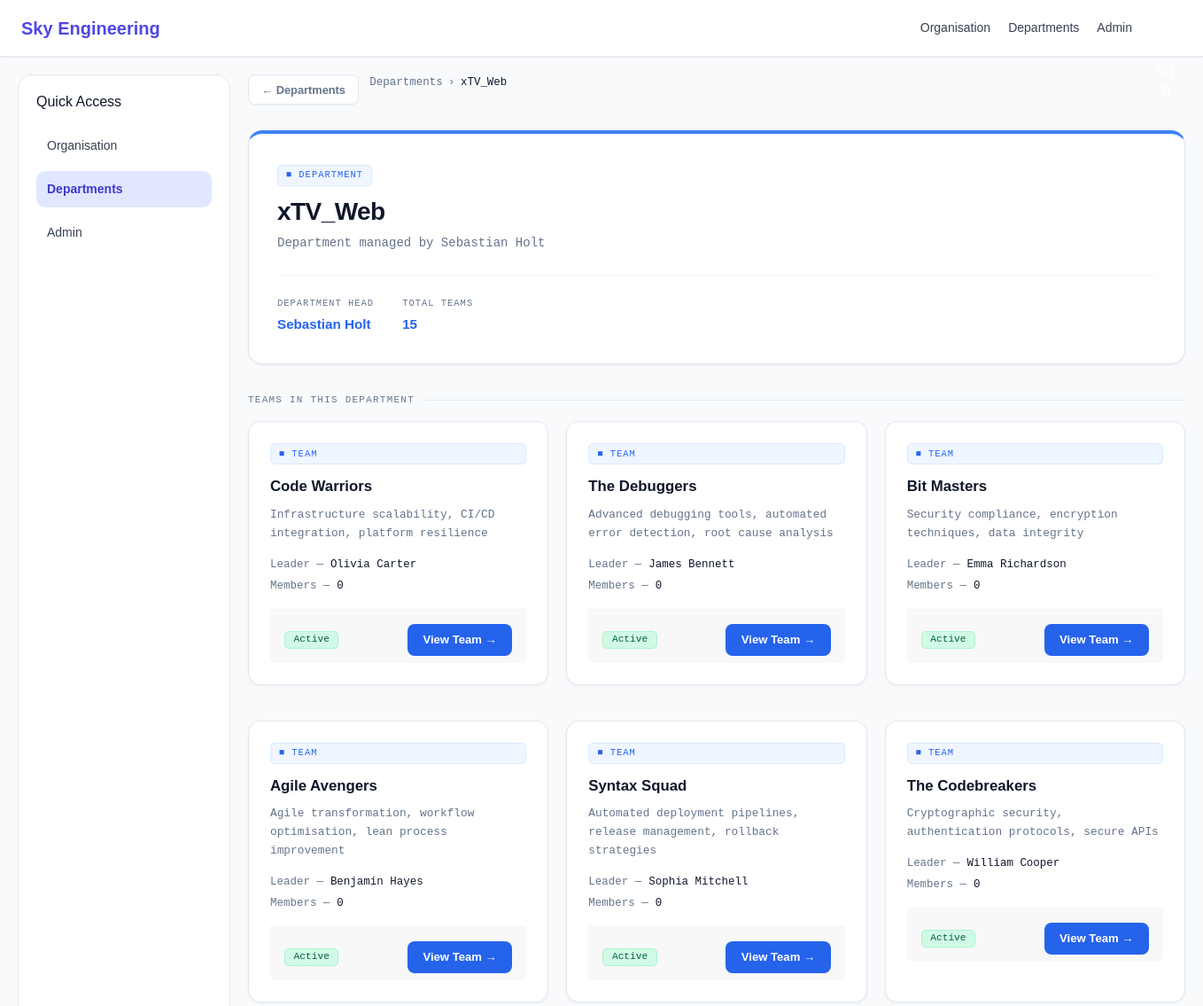
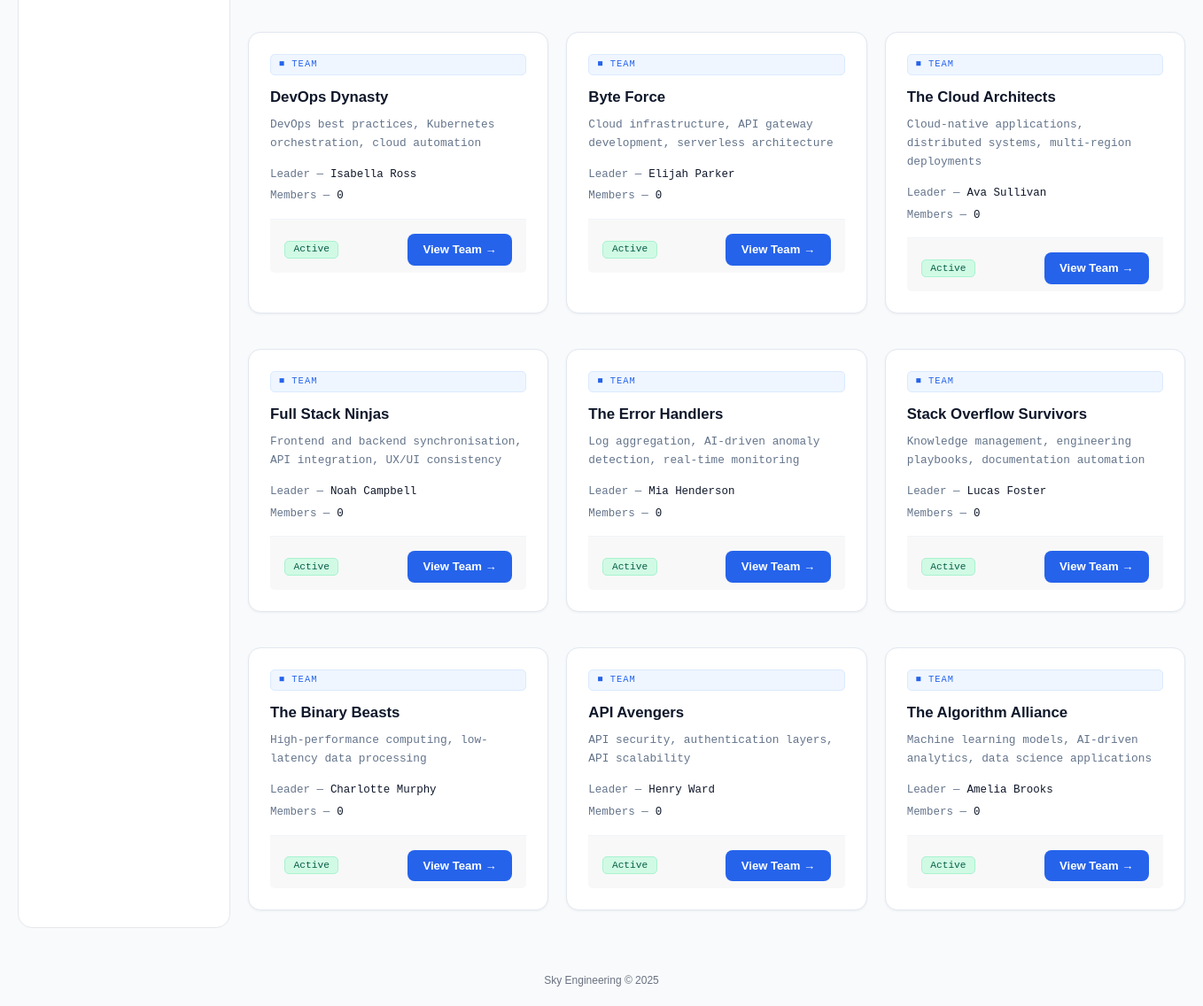
Page /departments/1/ (signed in) on the committed database (2 pictures, top to bottom).
### sky/models.py (models this page shows, shortened)
class Department(models.Model):
    department_name = models.CharField(max_length=200, unique=True, default='Unknown')
    department_description = models.TextField(blank=True, default='')
    department_head = models.ForeignKey(
        User,
        on_delete=models.SET_NULL,
        null=True,
        blank=True,
        related_name='headed_departments'
    )

class Team(models.Model):
    department = models.ForeignKey(
        Department,
        on_delete=models.CASCADE,
        related_name='teams',
        null=True,
        blank=True
    )
    team_leader = models.ForeignKey(
        User,
        on_delete=models.SET_NULL,
        null=True,
        blank=True,
        related_name='led_teams'
    )
    team_name = models.CharField(max_length=200, default='Unknown')
    mission = models.TextField(blank=True, default='')
    description = models.TextField(blank=True, default='')
    skills = models.ManyToManyField(
        Skill,
        blank=True,
        related_name='teams'
    )
    is_active = models.BooleanField(default=True)
    created_at = models.DateTimeField(auto_now_add=True, null=True)

### sky/views.py (the view)
# urls.py: path('departments/<int:department_id>/', views.department_detail, name='department_detail'),
@login_required
def department_detail(request, department_id):
    department = get_object_or_404(Department, pk=department_id)
    teams = department.teams.prefetch_related(
        'members__user',
        'outgoing_dependencies__target_team',
        'incoming_dependencies__source_team',
        'contact_channels',
        'repositories'
    ).all()
    return render(request, 'sky/department_detail.html', {
        'department': department,
        'teams': teams,
    })

### sky/templates/sky/department_detail.html (shortened to what this page needs)
{% extends "sky/base.html" %}
{% block nav_dept %}active{% endblock %}
{% block content %}
<div class="back-bar">
    <a href="/departments/" class="back-btn">&larr; Departments</a>
    <div class="breadcrumb">
        <a href="/departments/">Departments</a>
        &rsaquo;
        <span>{{ department.department_name }}</span>
    </div>
</div>
<div class="detail-header">
    <div class="card-tag">&#9632; Department</div>
    <h1>{{ department.department_name }}</h1>
    <p>{{ department.department_description }}</p>
    <div class="detail-meta">
        <div class="detail-meta-item">
            <span class="label">Department Head</span>
            <span class="value">{{ department.department_head.get_full_name|default:"Not assigned" }}</span>
        </div>
        <div class="detail-meta-item">
            <span class="label">Total Teams</span>
            <span class="value">{{ teams|length }}</span>
        </div>
    </div>
</div>
<div class="section-title">Teams in this department</div>
<div class="cards-grid">
    {% for team in teams %}
    <div class="card">
        <div class="card-tag">&#9632; Team</div>
        <div class="card-title">{{ team.team_name }}</div>
        <div class="card-desc">{{ team.mission|truncatechars:90 }}</div>
        <div class="card-meta">
            <div class="card-meta-row">
                <span class="card-meta-label">Leader —</span>
                <span class="card-meta-value">{{ team.team_leader.get_full_name|default:"Not assigned" }}</span>
            </div>
            <div class="card-meta-row">
                <span class="card-meta-label">Members —</span>
                <span class="card-meta-value">{{ team.members.count }}</span>
            </div>
        </div>
        <div class="card-footer">
            {% if team.is_active %}
            <span class="badge badge-green">Active</span>
            {% else %}
            <span class="badge badge-red">Inactive</span>
            {% endif %}
            <a href="/teams/{{ team.id }}/" class="btn btn-primary">View Team &rarr;</a>
        </div>
    </div>
    {% empty %}
    <div class="empty" style="grid-column: 1 / -1;">No teams in this department yet.</div>
    {% endfor %}
</div>
{% endblock %}

### rows in the picture
Department: department_name "xTV_Web", department_description "Department managed by Sebastian Holt", department_head.get_full_name "Sebastian Holt"
Team: team_name "Code Warriors", mission "Infrastructure scalability, CI/CD integration, platform resilience", team_leader.get_full_name "Olivia Carter", members.count "0", is_active "Active"
Team: team_name "The Debuggers", mission "Advanced debugging tools, automated error detection, root cause analysis", team_leader.get_full_name "James Bennett", members.count "0", is_active "Active"
Team: team_name "Bit Masters", mission "Security compliance, encryption techniques, data integrity", team_leader.get_full_name "Emma Richardson", members.count "0", is_active "Active"
Team: team_name "Agile Avengers", mission "Agile transformation, workflow optimisation, lean process improvement", team_leader.get_full_name "Benjamin Hayes", members.count "0", is_active "Active"
Team: team_name "Syntax Squad", mission "Automated deployment pipelines, release management, rollback strategies", team_leader.get_full_name "Sophia Mitchell", members.count "0", is_active "Active"
Team: team_name "The Codebreakers", mission "Cryptographic security, authentication protocols, secure APIs", team_leader.get_full_name "William Cooper", members.count "0", is_active "Active"
Team: team_name "DevOps Dynasty", mission "DevOps best practices, Kubernetes orchestration, cloud automation", team_leader.get_full_name "Isabella Ross", members.count "0", is_active "Active"
Team: team_name "Byte Force", mission "Cloud infrastructure, API gateway development, serverless architecture", team_leader.get_full_name "Elijah Parker", members.count "0", is_active "Active"
Team: team_name "The Cloud Architects", mission "Cloud-native applications, distributed systems, multi-region deployments", team_leader.get_full_name "Ava Sullivan", members.count "0", is_active "Active"
Team: team_name "Full Stack Ninjas", mission "Frontend and backend synchronisation, API integration, UX/UI consistency", team_leader.get_full_name "Noah Campbell", members.count "0", is_active "Active"
Team: team_name "The Error Handlers", mission "Log aggregation, AI-driven anomaly detection, real-time monitoring", team_leader.get_full_name "Mia Henderson", members.count "0", is_active "Active"
Team: team_name "Stack Overflow Survivors", mission "Knowledge management, engineering playbooks, documentation automation", team_leader.get_full_name "Lucas Foster", members.count "0", is_active "Active"
Team: team_name "The Binary Beasts", mission "High-performance computing, low-latency data processing", team_leader.get_full_name "Charlotte Murphy", members.count "0", is_active "Active"
Team: team_name "API Avengers", mission "API security, authentication layers, API scalability", team_leader.get_full_name "Henry Ward", members.count "0", is_active "Active"
Team: team_name "The Algorithm Alliance", mission "Machine learning models, AI-driven analytics, data science applications", team_leader.get_full_name "Amelia Brooks", members.count "0", is_active "Active"

### other values in the picture
{{ teams|length }} "15"
